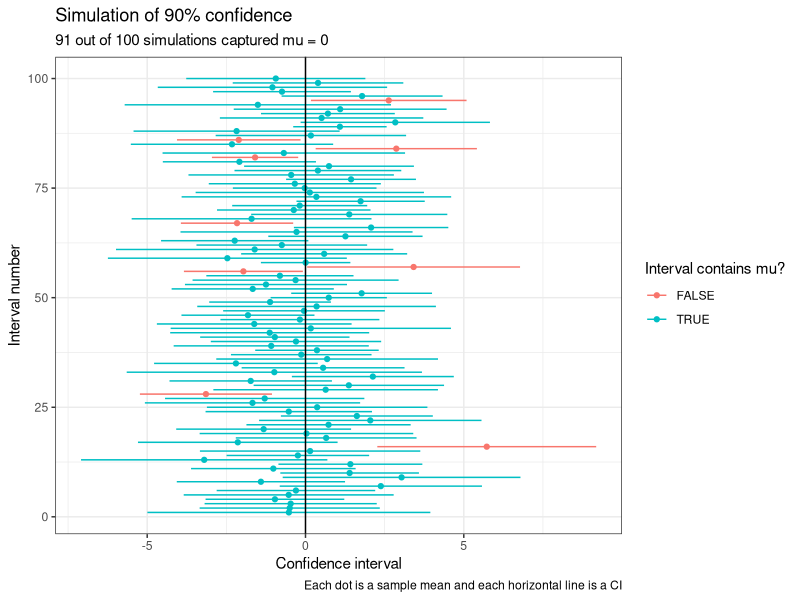

Generate this figure with R:
# Notes 8 Code

?t.test


# Generate 50 random values from a N(102, 5) distribution

set.seed(2303)
myvalues <- rnorm(50, 102, 5)

# T-tests with H0: mu = 100 and three different alternatives (≠, >, <)

t.test(x = myvalues, alternative = "two.sided", mu = 100)
t.test(x = myvalues, alternative = "greater", mu = 100)
t.test(x = myvalues, alternative = "less", mu = 100)


# Practice: Old Faithful example




# Example - Confidence Level Impact

# Choose three possible confidence levels and create a blank matrix
conf <- c(0.90, 0.95, 0.99)
ci <- matrix(NA, nrow = 3, ncol = 2)

# Calculate confidence intervals using each level
out1 <- t.test(x = myvalues, alternative = "two.sided", mu = 100, 
               conf.level = conf[1])
out2 <- t.test(x = myvalues, alternative = "two.sided", mu = 100, 
               conf.level = conf[2])
out3 <- t.test(x = myvalues, alternative = "two.sided", mu = 100, 
               conf.level = conf[3])

# Store each confidence interval in our matrix
ci[1, ] <- out1$conf.int[1:2]
ci[2, ] <- out2$conf.int[1:2]
ci[3, ] <- out3$conf.int[1:2]

# How wide are the intervals?
diff <- ci[, 2] - ci[, 1]
cbind(conf, diff)

# Where are the intervals centered?
apply(ci, MARGIN = 1, FUN = mean)




# Example - Sample size impact

# Generate three samples of varying sizes and create a a blank matrix
set.seed(4567)
n <- c(10, 30, 100)
my10values <- rnorm(n[1], 102, 5)
my30values <- rnorm(n[2], 102, 5)
my100values <- rnorm(n[3], 102, 5)
ci <- matrix(NA, nrow = 3, ncol = 2)

# Calculate confidence intervals using each sample size
out1 <- t.test(x = my10values, alternative = "two.sided", mu = 100)
out2 <- t.test(x = my30values, alternative = "two.sided", mu = 100)
out3 <- t.test(x = my100values, alternative = "two.sided", mu = 100)

# Store each confidence interval in our matrix
ci[1, ] <- out1$conf.int[1:2]
ci[2, ] <- out2$conf.int[1:2]
ci[3, ] <- out3$conf.int[1:2]

# How wide are the intervals?
diff <- ci[, 2] - ci[, 1]
cbind(n, diff)

# Where are the intervals centered?
apply(ci, MARGIN = 1, FUN = mean)




# Example - What does __% confident mean?

reps <- 1000
n <- 10
sd <- 5
conf <- 0.9

output <- replicate(reps, t.test(rnorm(n, 0, sd), mu = 0, 
                                 alternative = "two.sided", 
                                 conf.level = conf)$conf.int[1:2])

output <- t(output) # this makes each row a CI instead of each column
contain_mu <- output[, 1] <= 0 & output[, 2] >= 0
sum(contain_mu) / reps


# Code for confidence interval graph in notes

library(ggplot2)
myout <- output[1:100, ]
contain_mu <- contain_mu[1:100]

mydata <- data.frame(row = 1:100,
                     xbar = apply(myout, 1, mean),
                     lower = myout[, 1],
                     upper = myout[, 2])

ggplot(mydata, aes(y = row, x = xbar, color = contain_mu)) +
  geom_pointrange(aes(xmin = lower, xmax = upper), size = 0.2) +
  geom_vline(xintercept = 0) +
  labs(title = paste0("Simulation of ", conf * 100, "% confidence"),
       subtitle = paste0(sum(contain_mu), " out of ", nrow(myout),
                         " simulations captured mu = 0"),
       x = "Confidence interval",
       y = "Interval number",
       caption = "Each dot is a sample mean and each horizontal line is a CI",
       color = "Interval contains mu?") +
  theme_bw()
